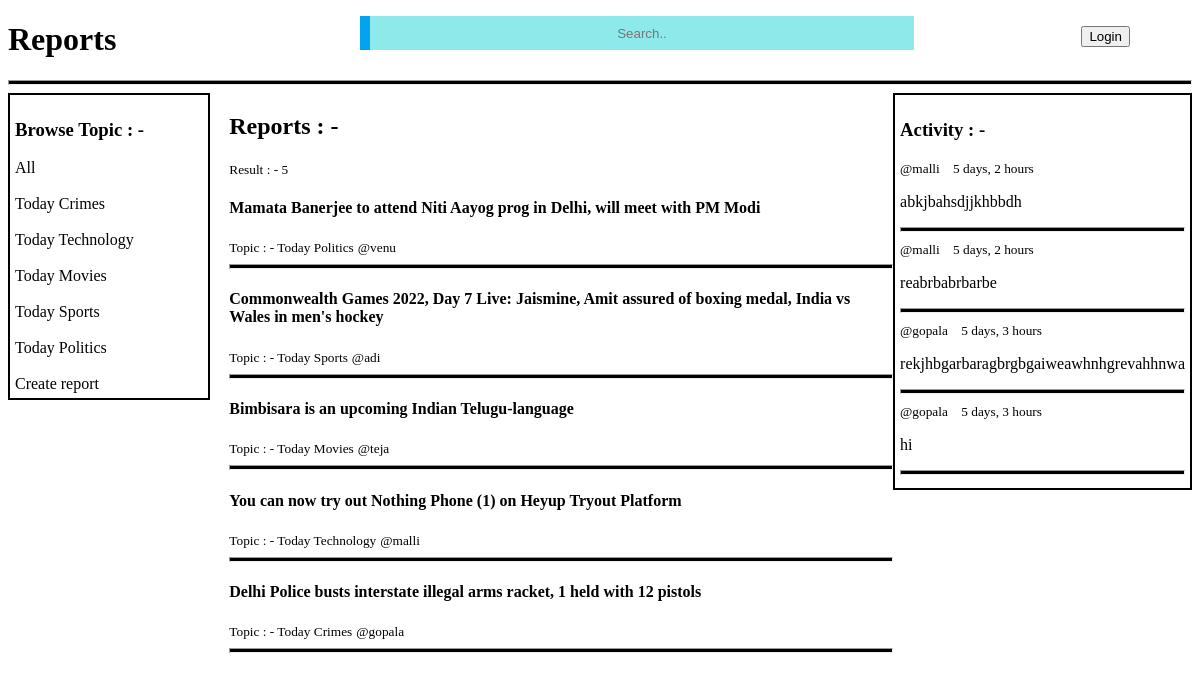
The page / on the database its author committed.
### branch/models.py (models this page shows, shortened)
class Topic(models.Model):
    topic=models.CharField(max_length=200)
    def __str__(self):
        return self.topic

class Report(models.Model):
    host=models.ForeignKey(User,on_delete=models.SET_NULL,null=True)
    topic=models.ForeignKey(Topic,on_delete=models.SET_NULL,null=True)
    headlines=models.CharField(max_length=200)
    description=models.TextField(null=True,blank=True)
    participents=models.ManyToManyField(User,related_name="participents",blank=True)
    created=models.DateTimeField(auto_now_add=True)
    updated=models.DateField(auto_now=True)
    class Meta:
        ordering=['-updated','-created']

class User(AbstractUser):
    name=models.CharField(max_length=200,null=True)
    email=models.EmailField(unique=True,null=True)
    bio=models.TextField(null=True,blank=True)
    REQUIRED_FIELDS=[]

class Comment(models.Model):
    name=models.ForeignKey(User,on_delete=models.CASCADE)
    Report=models.ForeignKey(Report,on_delete=models.CASCADE)
    body=models.TextField()
    created=models.DateTimeField(auto_now_add=True)
    updated=models.DateField(auto_now=True)
    class Meta:
        ordering=['-updated','-created']
    def __str__(self):
        return self.body[0:50]

### branch/views.py (the view)
# urls.py: path('',views.home,name="home"),
def home(request):
    q=request.GET.get('q') if request.GET.get('q') != None else ""
    report=Report.objects.filter(Q(topic__topic__icontains=q)|
                                 Q(headlines__icontains=q)|
                                 Q(description__icontains=q))
    comment=Comment.objects.filter(Report__topic__topic__icontains=q)
    report_count=report.count()
    topic=Topic.objects.all()
    dict={'reports':report,'topics':topic,'report_count':report_count,'comments':comment}
    return render(request,'home.html',dict)

### templates/home.html (shortened to what this page needs)
{% extends 'main.html' %}
{% block content%}
<div class="home">
    <div>
        {% include 'Browse_topic.html' %}
    </div>
    <div>
        {% include 'Report_all.html' %}
    </div>
    <div>
        {% include 'Activity.html' %}
    </div>
</div>
{% endblock content%}

### templates/Browse_topic.html (shortened to what this page needs)
<div class="browse-container">
<h3>Browse Topic : - </h3>
<a href="/">All</a><br><br>
{% for topic in topics%}
<a href="{% url 'home'%}?q={{topic.topic}}">{{topic.topic}}</a><br><br>
{% endfor%}
<a href="{% url 'createreport' %}">Create report </a>
</div>

### templates/Report_all.html (shortened to what this page needs)
<h2>Reports : -</h2>
<small>Result : - {{report_count}}</small><br>
{% for report in reports %}
<h4><a href="{% url 'report' report.id %}">{{report.headlines}}</a></h4>
<small>Topic : - {{report.topic}}</small>
<small><a href="{% url 'profile' report.host.id %}">@{{report.host}}</a></small>
<hr>
{% endfor %}

### templates/Activity.html (shortened to what this page needs)
<div class="activity-container">
    <h3>Activity : - </h3>
    {% for comment in comments%}
    <small><a href="{% url 'profile' comment.name.id %}">@{{comment.name}}</a>&nbsp;&nbsp;&nbsp;&nbsp;{{comment.created|timesince}}</small>
    <p>{{comment}}</p><hr>
    {% endfor %}
</div>

### templates/main.html (style rules this page uses)
a { text-decoration: none; color: black; }

### templates/navbar.html (style rules this page uses)
hr { height: 3px; background-color: black; }

### templates/home.html (style rules this page uses)
.home { display: grid; grid-template-columns: 1fr 3fr 1fr; }

### templates/Browse_topic.html (style rules this page uses)
.browse-container { padding: 5px; border: 2px solid black; width: 85%; }

### templates/Activity.html (style rules this page uses)
.activity-container { border: 2px solid black; padding: 5px; }

### rows shown on the page
Topic: topic "Today Crimes"
Topic: topic "Today Technology"
Topic: topic "Today Movies"
Topic: topic "Today Sports"
Topic: topic "Today Politics"
Report: headlines "Mamata Banerjee to attend Niti Aayog prog in Delhi, will meet with PM Modi", topic "Today Politics", host "venu"
Report: headlines "Commonwealth Games 2022, Day 7 Live: Jaismine, Amit assured of boxing medal, India vs Wales in men's hockey", topic "Today Sports", host "adi"
Report: headlines "Bimbisara is an upcoming Indian Telugu-language", topic "Today Movies", host "teja"
Report: headlines "You can now try out Nothing Phone (1) on Heyup Tryout Platform", topic "Today Technology", host "malli"
Report: headlines "Delhi Police busts interstate illegal arms racket, 1 held with 12 pistols", topic "Today Crimes", host "gopala"
Comment: name "malli", created "5 days, 2 hours", body "abkjbahsdjjkhbbdh"
Comment: name "malli", created "5 days, 2 hours", body "reabrbabrbarbe"
Comment: name "gopala", created "5 days, 3 hours", body "rekjhbgarbaragbrgbgaiweawhnhgrevahhnwa"
Comment: name "gopala", created "5 days, 3 hours", body "hi"

### other values the page prints
{{ report_count }} "5"
